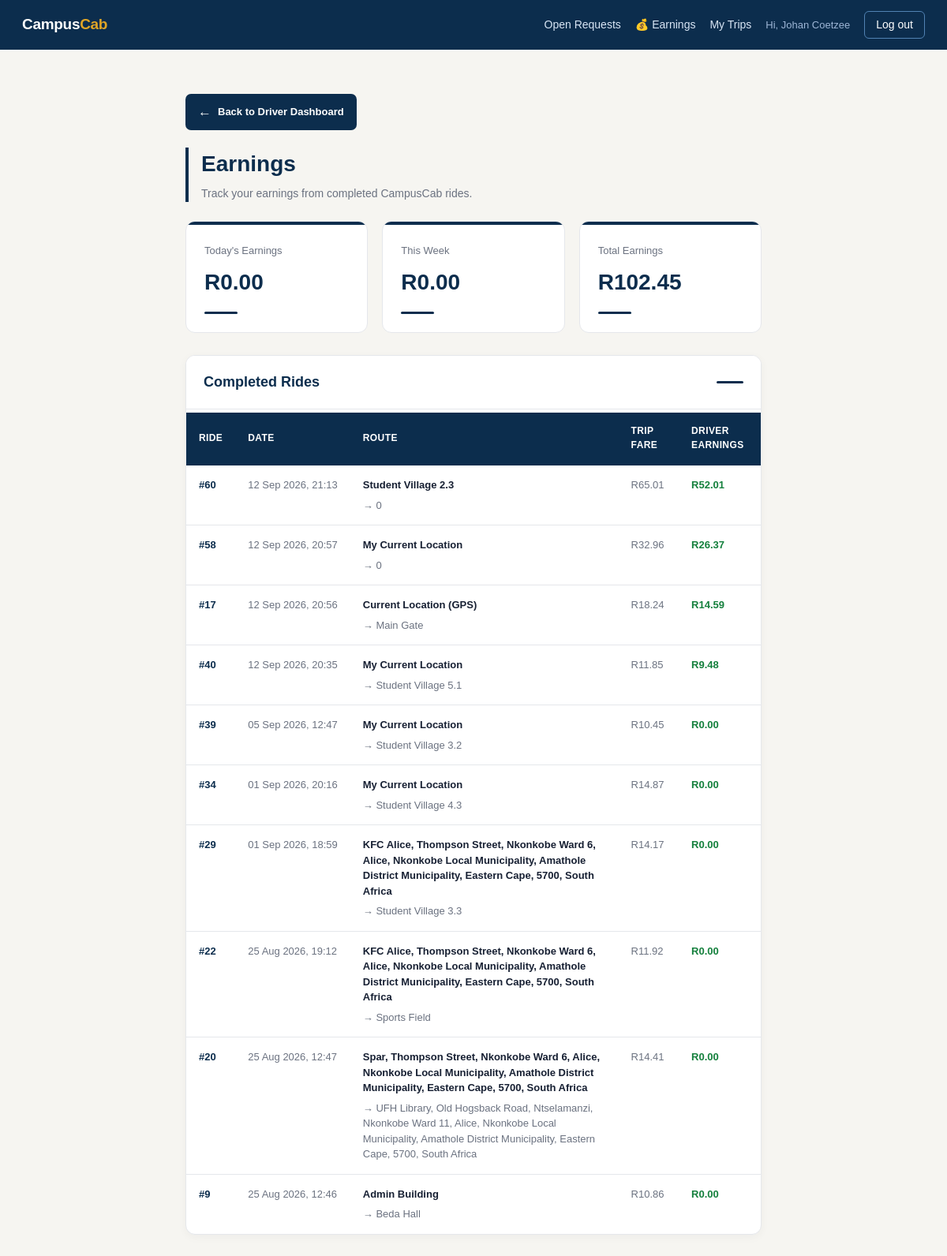
Page /driver_earnings.php (signed in) on the committed database.
### tables this page shows
CREATE TABLE `ride` (
  `rideID` int(11) NOT NULL,
  `studentID` int(11) DEFAULT NULL,
  `staffID` int(11) DEFAULT NULL,
  `requester_type` enum('Student','Staff') NOT NULL DEFAULT 'Student',
  `request_type` enum('Ride','Parcel') NOT NULL DEFAULT 'Ride',
  `parcel_details` varchar(255) DEFAULT NULL,
  `DriverID` int(11) DEFAULT NULL,
  `pickup_address` varchar(250) DEFAULT NULL,
  `pickup_latitude` decimal(10,7) DEFAULT NULL,
  `pickup_longitude` decimal(10,7) DEFAULT NULL,
  `destination_address` varchar(250) DEFAULT NULL,
  `destination_latitude` decimal(10,7) DEFAULT NULL,
  `destination_longitude` decimal(10,7) DEFAULT NULL,
  `requested_at` datetime DEFAULT NULL,
  `accepted_at` datetime DEFAULT NULL,
  `started_at` datetime DEFAULT NULL,
  `Completed_at` datetime DEFAULT NULL,
  `ride_status` enum('Requested','Accepted','Driver Arriving','In Progress','Completed','Cancelled') DEFAULT 'Requested',
  `cancellation_reason` varchar(255) DEFAULT NULL,
  `cancelled_at` datetime DEFAULT NULL,
  `estimated_distance_km` decimal(6,2) DEFAULT NULL,
  `estimated_duration_min` int(11) DEFAULT NULL,
  `estimated_price` decimal(8,2) DEFAULT NULL,
  `driver_earning` double NOT NULL,
  `campus_commission` double NOT NULL
);

### driver_earnings.php (the view, shortened to what this page needs)
<?php
include_once __DIR__ . '/db_connect.php';
$driverID = (int)($_SESSION['driver_id'] ?? 0);
$todayEarnings = 0;
$stmt = $conn->prepare("
    SELECT COALESCE(SUM(driver_earning), 0) AS earnings
    FROM ride
    WHERE DriverID = ?
      AND ride_status = 'Completed'
      AND DATE(Completed_at) = CURDATE()
");
if ($stmt) {
    $stmt->bind_param("i", $driverID);
    $stmt->execute();
    $result = $stmt->get_result();
    if ($row = $result->fetch_assoc()) {
        $todayEarnings = (float)$row['earnings'];
    }
}
$weekEarnings = 0;
$stmt = $conn->prepare("
    SELECT COALESCE(SUM(driver_earning), 0) AS earnings
    FROM ride
    WHERE DriverID = ?
      AND ride_status = 'Completed'
      AND YEARWEEK(Completed_at, 1) =
          YEARWEEK(CURDATE(), 1)
");
if ($stmt) {
    $stmt->bind_param("i", $driverID);
    $stmt->execute();
    $result = $stmt->get_result();
    if ($row = $result->fetch_assoc()) {
        $weekEarnings = (float)$row['earnings'];
    }
}
$totalEarnings = 0;
$stmt = $conn->prepare("
    SELECT COALESCE(SUM(driver_earning), 0) AS earnings
    FROM ride
    WHERE DriverID = ?
      AND ride_status = 'Completed'
");
if ($stmt) {
    $stmt->bind_param("i", $driverID);
    $stmt->execute();
    $result = $stmt->get_result();
    if ($row = $result->fetch_assoc()) {
        $totalEarnings = (float)$row['earnings'];
    }
}
$rides = [];
$stmt = $conn->prepare("
    SELECT
        rideID,
        pickup_address,
        destination_address,
        estimated_price,
        driver_earning,
        campus_commission,
        requested_at,
        Completed_at
    FROM ride
    WHERE DriverID = ?
      AND ride_status = 'Completed'
    ORDER BY Completed_at DESC
");
if ($stmt) {
    $stmt->bind_param("i", $driverID);
    $stmt->execute();
    $result = $stmt->get_result();
    while ($row = $result->fetch_assoc()) {
        $rides[] = $row;
    }
}
include 'header.php';
?>
<div class="earnings-page">
    <a href="driver_dashboard.php" class="back-button">
        <span class="back-arrow">←</span>
        Back to Driver Dashboard
    </a>
    <div class="page-heading">
        <h1>Earnings</h1>
        <p>
            Track your earnings from completed CampusCab rides.
        </p>
    </div>
    <div class="earnings-grid">
        <div class="earning-card">
            <div class="earning-card-label">
                Today's Earnings
            </div>
            <div class="earning-card-value">
                R<?php echo number_format($todayEarnings, 2); ?>
            </div>
            <div class="earning-card-line"></div>
        </div>
        <div class="earning-card">
            <div class="earning-card-label">
                This Week
            </div>
            <div class="earning-card-value">
                R<?php echo number_format($weekEarnings, 2); ?>
            </div>
            <div class="earning-card-line"></div>
        </div>
        <div class="earning-card">
            <div class="earning-card-label">
                Total Earnings
            </div>
            <div class="earning-card-value">
                R<?php echo number_format($totalEarnings, 2); ?>
            </div>
            <div class="earning-card-line"></div>
        </div>
    </div>
    <section class="history-section">
        <div class="history-header">
            <h2>
                Completed Rides
            </h2>
        </div>
        <?php if (count($rides) > 0): ?>
            <div class="table-wrapper">
                <table>
                    <thead>
                        <tr>
                            <th>
                                Ride
                            </th>
                            <th>
                                Date
                            </th>
                            <th>
                                Route
                            </th>
                            <th>
                                Trip Fare
                            </th>
                            <th>
                                Driver Earnings
                            </th>
                        </tr>
                    </thead>
                    <tbody>
                    <?php foreach ($rides as $ride): ?>
                        <tr>
                            <td class="ride-id">
                                #<?php echo (int)$ride['rideID']; ?>
                            </td>
                            <td class="date-cell">
                                <?php
                                echo date(
                                    'd M Y, H:i',
                                    strtotime(
                                        $ride['Completed_at']
                                    )
                                );
                                ?>
                            </td>
                            <td class="route-cell">
                                <div class="route-from">
                                    <?php
                                    echo htmlspecialchars(
                                        $ride['pickup_address']
                                    );
                                    ?>
                                </div>
                                <div class="route-to">
                                    →
                                    <?php
                                    echo htmlspecialchars(
                                        $ride['destination_address']
                                    );
                                    ?>
                                </div>
                            </td>
                            <td>
                                R<?php
                                echo number_format(
                                    (float)$ride['estimated_price'],
                                    2
                                );
                                ?>
                            </td>
                            <td class="amount">
                                R<?php
                                echo number_format(
                                    (float)$ride['driver_earning'],
                                    2
                                );
                                ?>
                            </td>
                        </tr>
                    <?php endforeach; ?>
                    </tbody>
                </table>
            </div>
        <?php endif; ?>
    </section>
</div>

### style.css (style rules this page uses)
:root { --navy: #0c2d4d; --navy-light: #185fa5; --gold: #e0a526; --gold-dark: #b8860f; --teal: #0f6e56; --teal-bg: #dcf1e9; --coral: #b03a2e; --coral-bg: #fbe2df; --amber-bg: #fbecc9; --amber-text: #8a6d00; --ink: #1c2430; --muted: #667085; --border: #e2e2dc; --bg: #f6f5f1; --card: #ffffff; }
* { box-sizing: border-box; }
body { font-family: -apple-system, "Segoe UI", Roboto, Helvetica, Arial, sans-serif; background: var(--bg); color: var(--ink); margin: 0; line-height: 1.5; }
table { width: 100%; border-collapse: collapse; margin-top: 4px; }
th, td { text-align: left; padding: 10px 8px; border-bottom: 1px solid var(--border); font-size: 13.5px; }
th { color: var(--muted); font-weight: 600; font-size: 12px; text-transform: uppercase; letter-spacing: 0.4px; }

### driver_earnings.php (style rules this page uses)
:root { --navy: #0c2d4d; --navy-light: #185fa5; --gold: #e0a526; --gold-dark: #b8860f; --card: #ffffff; --border: #e5e7eb; --ink: #172033; --muted: #6b7280; --bg: #f6f5f1; --green: #15803d; }
* { box-sizing: border-box; }
body { background: var(--bg); color: var(--ink); font-family: Arial, Helvetica, sans-serif; }
a { text-decoration: none; }
.earnings-page { max-width: 1200px; margin: 0 auto; padding: 28px 25px 40px; }
.back-button { display: inline-flex; align-items: center; gap: 8px; background: var(--navy); color: #ffffff; text-decoration: none; padding: 10px 16px; border-radius: 7px; font-size: 13px; font-weight: 600; margin-bottom: 22px; }
.back-arrow { font-size: 17px; }
.page-heading { margin-bottom: 24px; border-left: 4px solid var(--navy); padding-left: 16px; }
.page-heading h1 { margin: 0 0 6px; color: var(--navy); font-size: 28px; font-weight: 700; }
.page-heading p { margin: 0; color: var(--muted); font-size: 14px; }
.earnings-grid { display: grid; grid-template-columns: repeat(3, 1fr); gap: 18px; margin-bottom: 28px; }
.earning-card { position: relative; background: var(--card); border: 1px solid var(--border); border-radius: 12px; padding: 23px; overflow: hidden; transition: transform 0.2s ease, box-shadow 0.2s ease; }
.earning-card::before { content: ""; position: absolute; top: 0; left: 0; width: 100%; height: 4px; background: var(--navy); }
.earning-card-label { color: var(--muted); font-size: 13px; margin-bottom: 10px; padding-top: 4px; }
.earning-card-value { color: var(--navy); font-size: 28px; font-weight: 700; }
.earning-card-line { width: 42px; height: 3px; background: var(--navy); border-radius: 3px; margin-top: 16px; }
.history-section { background: white; border: 1px solid var(--border); border-radius: 12px; overflow: hidden; box-shadow: 0 3px 12px rgba(11, 31, 58, 0.04); }
.history-header { display: flex; align-items: center; justify-content: space-between; padding: 20px 22px; border-bottom: 1px solid var(--border); background: white; }
.history-header h2 { margin: 0; color: var(--navy); font-size: 18px; font-weight: 700; }
.history-header::after { content: ""; width: 34px; height: 3px; background: var(--navy); border-radius: 3px; }
.table-wrapper { overflow-x: auto; }
table { width: 100%; border-collapse: collapse; }
th { background: var(--navy); color: white; font-size: 12px; font-weight: 700; text-align: left; padding: 14px 16px; border-bottom: 3px solid var(--navy); }
td { padding: 15px 16px; font-size: 13px; color: var(--muted); border-bottom: 1px solid var(--border); vertical-align: top; }
tbody tr { transition: background 0.15s ease; }
tr:last-child td { border-bottom: none; }
.ride-id { color: var(--navy); font-weight: 700; white-space: nowrap; }
.amount { color: var(--green); font-weight: 700; white-space: nowrap; }
.route-cell { min-width: 260px; }
.route-from { color: var(--ink); font-weight: 600; margin-bottom: 6px; }
.route-to { color: var(--muted); }
.date-cell { white-space: nowrap; }

### rows in the picture
ride: rideID "60", Completed_at "12 Sep 2026, 21:13", pickup_address "Student Village 2.3", destination_address "0", estimated_price "65.01", driver_earning "52.01"
ride: rideID "58", Completed_at "12 Sep 2026, 20:57", pickup_address "My Current Location", destination_address "0", estimated_price "32.96", driver_earning "26.37"
ride: rideID "17", Completed_at "12 Sep 2026, 20:56", pickup_address "Current Location (GPS)", destination_address "Main Gate", estimated_price "18.24", driver_earning "14.59"
ride: rideID "40", Completed_at "12 Sep 2026, 20:35", pickup_address "My Current Location", destination_address "Student Village 5.1", estimated_price "11.85", driver_earning "9.48"
ride: rideID "39", Completed_at "05 Sep 2026, 12:47", pickup_address "My Current Location", destination_address "Student Village 3.2", estimated_price "10.45", driver_earning "0.00"
ride: rideID "34", Completed_at "01 Sep 2026, 20:16", pickup_address "My Current Location", destination_address "Student Village 4.3", estimated_price "14.87", driver_earning "0.00"
ride: rideID "29", Completed_at "01 Sep 2026, 18:59", pickup_address "KFC Alice, Thompson Street, Nkonkobe Ward 6, Alice, Nkonkobe Local Municipality, Amathole District Municipality, Eastern Cape, 5700, South Africa", destination_address "Student Village 3.3", estimated_price "14.17", driver_earning "0.00"
ride: rideID "22", Completed_at "25 Aug 2026, 19:12", pickup_address "KFC Alice, Thompson Street, Nkonkobe Ward 6, Alice, Nkonkobe Local Municipality, Amathole District Municipality, Eastern Cape, 5700, South Africa", destination_address "Sports Field", estimated_price "11.92", driver_earning "0.00"
ride: rideID "20", Completed_at "25 Aug 2026, 12:47", pickup_address "Spar, Thompson Street, Nkonkobe Ward 6, Alice, Nkonkobe Local Municipality, Amathole District Municipality, Eastern Cape, 5700, South Africa", destination_address "UFH Library, Old Hogsback Road, Ntselamanzi, Nkonkobe Ward 11, Alice, Nkonkobe Local Municipality, Amathole District Municipality, Eastern Cape, 5700, South Africa", estimated_price "14.41", driver_earning "0.00"
ride: rideID "9", Completed_at "25 Aug 2026, 12:46", pickup_address "Admin Building", destination_address "Beda Hall", estimated_price "10.86", driver_earning "0.00"

### other values in the picture
$_SESSION['driver_name'] "Johan Coetzee"
$todayEarnings "0.00"
$weekEarnings "0.00"
$totalEarnings "102.45"
